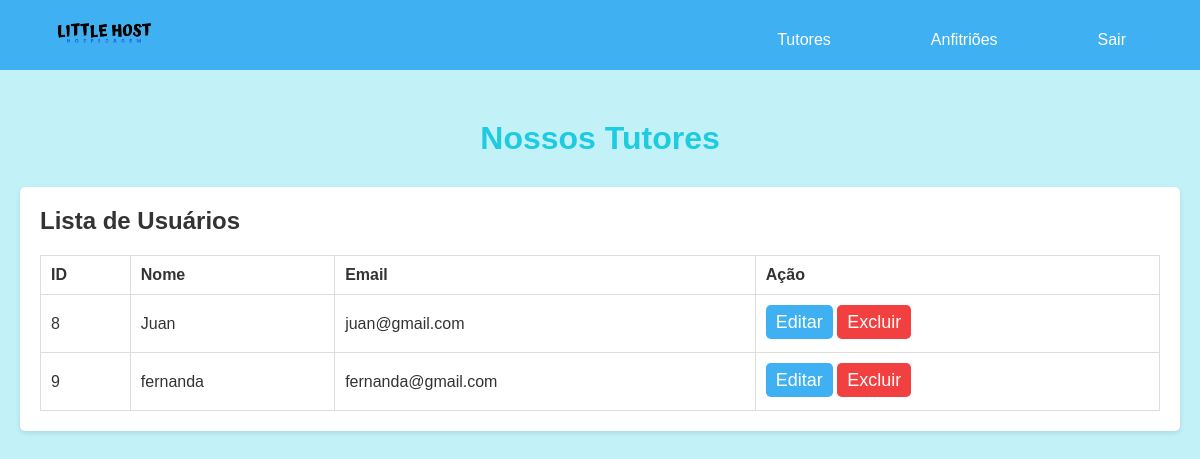
Page /View/tela-adm.php (signed in) on the committed database.
### tables this page shows
CREATE TABLE `tutor` (
  `cod` int(10) UNSIGNED NOT NULL,
  `nome` text NOT NULL,
  `email` varchar(100) NOT NULL,
  `senha` varchar(8) NOT NULL,
  `imagem_perfil` varchar(100) NOT NULL,
  `imagem_animal` varchar(100) NOT NULL
);

### Controllers/TutorController.php (called while the page is built, shortened)
<?php
require_once("../Models/Tutor.php");
class TutorController{
    private $tutor;
    public function __construct()
    {
        $this->tutor = new Tutor();
    }
    public function listar()
    {
        $result = $this->tutor->listar();
        if($result > 0){
            return $result;
        }else{
            echo "<script>alert('Erro ao buscar os Tutores');</script>";
            return null;
        }
    }
}
?>

### Models/Conexao.php (called while the page is built, shortened)
<?php
class Conexao{
    private function conexao(){
        $this->mysqli = new mysqli(BD_SERVIDOR, BD_USUARIO , BD_SENHA, BD_BANCO);
    }
}

### Models/Tutor.php (called while the page is built, shortened)
<?php
require_once("../Models/Conexao.php");
class Tutor extends Conexao {
	public function listar()
	{
        try {
            $stmt = $this->mysqli->query("SELECT * FROM tutor");
            $total = mysqli_num_rows($stmt);
            if($total > 0){
				$lista = $stmt->fetch_all(MYSQLI_ASSOC);
				$tutores = array();
				$i = 0;
				foreach ($lista as $l) {
					$tutores[$i]['cod'] = $l['cod'];
					$tutores[$i]['nome'] = $l['nome'];
					$tutores[$i]['email'] = $l['email'];
					$tutores[$i]['senha'] = $l['senha'];
					$tutores[$i]['imagem'] = $l['imagem_perfil'];
					$i++;
				}
                return $tutores;
            }else{
                return 0;
            }
        } catch (Exception $e) {
            echo "<script>alert('Ocorreu um erro ao tentar buscar os tutores: " . $e . "')</script>";
            return 0;
        }
    }
}
?>

### View/tela-adm.php (the view, shortened to what this page needs)
<?php
    include('../Controllers/TutorController.php');
?>
<!DOCTYPE html>
<html lang="en">
<head>
    <link rel="stylesheet" href="css/tela-adm.css">
    <link rel="stylesheet" href="css/modal.css">
    <link rel="stylesheet" type="text/css" href="css/navFooter.css">
</head>
<body>
      <?php
        include('layouts/menuadm.php');
    ?>
      <div class="container">
        <h1>Nossos Tutores</h1>
        <main>
          <section class="content">
            <h2>Lista de Usuários</h2>
            <table class="user-table">
              <thead>
                <tr>
                  <th>ID</th>
                  <th>Nome</th>
                  <th>Email</th>
                  <th>Ação</th>
                </tr>
              </thead>
              <tbody>
                <?php
                  $tutorController = new TutorController();
                  $tutores = $tutorController->listar();
                  foreach($tutores as $tutor){
                  ?>
                  <tr>
                    <td><?php echo $tutor['cod'] ?></td>
                    <td><?php echo $tutor['nome'] ?></td>
                    <td><?php echo $tutor['email'] ?></td>
                    <td>
                      <?php echo "<a href='editarTutor.php?id=" . $tutor['cod'] . "' class='btn-editar'>Editar</a>"; ?>
                  <label onclick="excluirTutor(<?php echo $tutor['cod']; ?>)" class="btn-excluir" for="dialog_state"><i class="icon ion-ios-upload-outline"></i>Excluir</label>
                    </td>
                  </tr>
                <?php
                  }
                ?>
              </tbody>
            </table>
          </section>
        </main>
      </div>
</body>
</html>

### View/css/tela-adm.css (style rules this page uses)
body { margin: 0; padding: 0; font-family: Arial, sans-serif; background-color: #C2F1F7; color: #333; }
.container { max-width: 1200px; margin: 0 auto; padding: 20px; }
h1 { text-align: center; margin: 30px; color: #1ECBE1; }
.btn-editar { background-color: #3fb1f2; padding: 7px 10px; color: #fff; border: none; cursor: pointer; border-radius: 0.3rem; font-size: 18px; margin-bottom: 3rem; transition: 0.3s; }
.btn-excluir { background-color: #f23f3f; padding: 7px 10px; color: #fff; border: none; cursor: pointer; border-radius: 0.3rem; font-size: 18px; margin-bottom: 3rem; transition: 0.3s; }
.content { background-color: #fff; padding: 20px; border-radius: 5px; box-shadow: 0 2px 5px rgba(0, 0, 0, 0.1); margin: 20px auto; max-width: 100%; }
.user-table { width: 100%; border-collapse: collapse; margin-top: 20px; }
.user-table th, .user-table td { padding: 10px; border: 1px solid #ddd; text-align: left; }

### View/css/navFooter.css (style rules this page uses)
* { margin: 0; padding: 0; box-sizing: border-box; font-family: sans-serif; }
:root { --blue: #1970E6; --lightBlue: #3fb1f2; --other-color: #1ECBE1 ; --second-color: blue; --bg-color: #C2F1F7 ; }
a { color: #fff; text-decoration: none; }

### rows in the picture
tutor: cod "8", nome "Juan", email "juan@gmail.com"
tutor: cod "9", nome "fernanda", email "fernanda@gmail.com"
